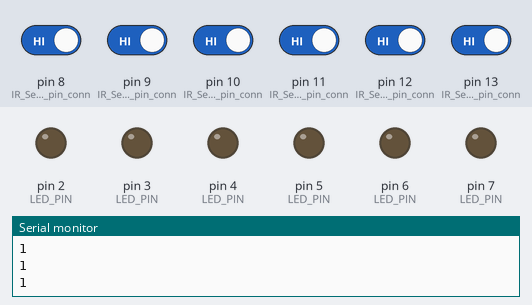
Recording of a sketch running on a simulated Arduino Uno, built with avr-gcc and run on an emulated ATmega328P. Shown: output pins drawn as LEDs (lit = HIGH), the last lines printed to the serial monitor. The inputs (shaded band) are chosen by the test bench; at power-on: pin 8 (IR_Sensor_output_pin_conn), pin 9 (IR_Sensor_output_pin_conn), pin 10 (IR_Sensor_output_pin_conn), pin 11 (IR_Sensor_output_pin_conn), pin 12 (IR_Sensor_output_pin_conn), pin 13 (IR_Sensor_output_pin_conn) HIGH.

Above: at 1.2 s.
1.3 s: pin 8 (IR_Sensor_output_pin_conn) driven LOW
At 1.9 s:
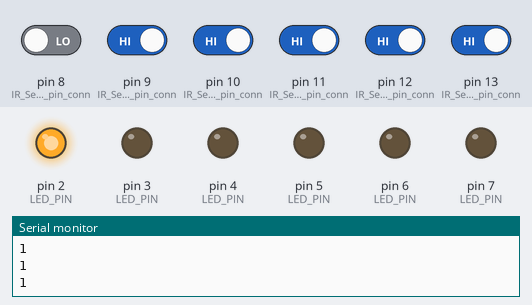
2.8 s: pin 9 (IR_Sensor_output_pin_conn) driven LOW
At 3.8 s:
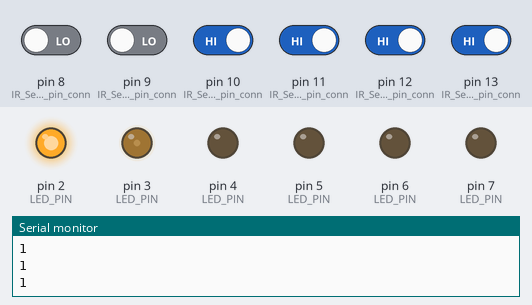
4.3 s: pin 10 (IR_Sensor_output_pin_conn) driven LOW
At 5.6 s:
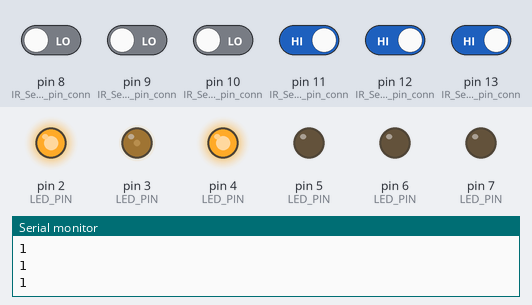
5.9 s: pin 11 (IR_Sensor_output_pin_conn) driven LOW
At 7.2 s:
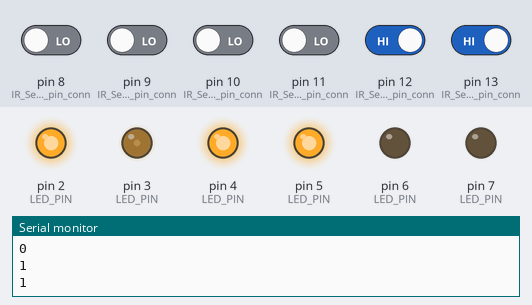
7.5 s: pin 12 (IR_Sensor_output_pin_conn) driven LOW
At 8.5 s:
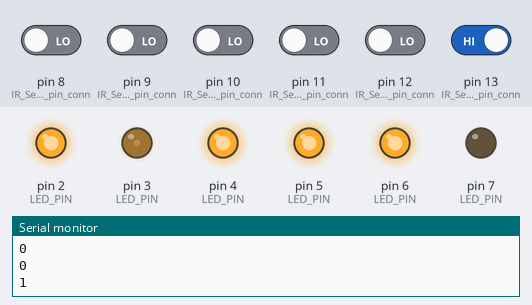
9.1 s: pin 13 (IR_Sensor_output_pin_conn) driven LOW
At 10.4 s:
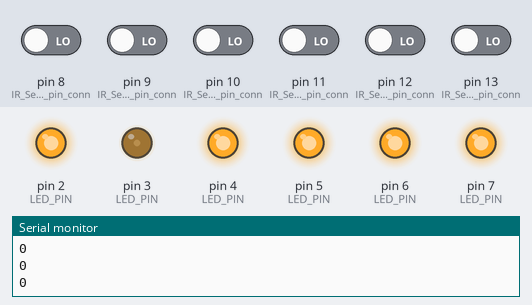
Timing chart, 0 to 11.7 s (numbered marks = the images above; inputs shaded):
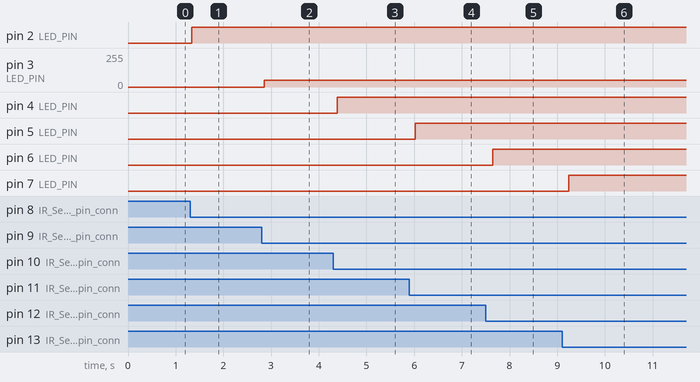

The sketch:

Street.light.ino
```cpp
 void setup()
 {
   Serial.begin(9600); // sensor buart rate
   pinMode(8,INPUT);  // IR Sensor output pin connected
   pinMode(9,INPUT);  // IR Sensor output pin connected
   pinMode(10,INPUT);  // IR Sensor output pin connected
   pinMode(11,INPUT);  // IR Sensor output pin connected
   pinMode(12,INPUT);  // IR Sensor output pin connected
   pinMode(13,INPUT);  // IR Sensor output pin connected
   pinMode(2,OUTPUT); // LED PIN
   pinMode(3,OUTPUT); // LED PIN
   pinMode(4,OUTPUT); // LED PIN
   pinMode(5,OUTPUT); // LED PIN
   pinMode(6,OUTPUT); // LED PIN
   pinMode(7,OUTPUT); // LED PIN
 }
 void loop()
 {
   int s1 = digitalRead(8); // IR Sensor Sensor output pin connected
   int s2 = digitalRead(9); // IR Sensor Sensor output pin connected
   int s3 = digitalRead(10); // IR Sensor Sensor output pin connected
   int s4 = digitalRead(11); // IR Sensor Sensor output pin connected
   int s5 = digitalRead(12); // IR Sensor Sensor output pin connected
   int s6 = digitalRead(13); // IR Sensor Sensor output pin connected
   Serial.println(s1); // see the value in serial mpnitor in Arduino IDE
   Serial.println(s2); // see the value in serial mpnitor in Arduino IDE
   Serial.println(s3); // see the value in serial mpnitor in Arduino IDE
   Serial.println(s4); // see the value in serial mpnitor in Arduino IDE
   Serial.println(s5); // see the value in serial mpnitor in Arduino IDE
   Serial.println(s6); // see the value in serial mpnitor in Arduino IDE
   delay(20);
  if(s1 == 0 )
  {
  digitalWrite(2,HIGH);// LED ON
   delay(20);
  }
  else
  {
   digitalWrite(2,LOW);  // LED OFF
  }
  if(s2 == 0 )
  {
   digitalWrite(3,HIGH);  // LED ON
   analogWrite(3,255/5);
   delay(20);
  }
  else
  {
   digitalWrite(3,LOW);  // LED OFF
  }
  if(s3 == 0 )
  {
   digitalWrite(4,HIGH); // LED ON
   delay(20);
  }
  else
  {
   digitalWrite(4,LOW); // LED OFF

  }
  if(s4 == 0 )
  {
   digitalWrite(5,HIGH); // LED ON
   delay(20);
  }
  else
  {
   digitalWrite(5,LOW);  // LED OFF
  }
  if(s5 == 0 )
  {
   digitalWrite(6,HIGH); // LED ON
   delay(20);
  }
  else
  {
   digitalWrite(6,LOW);  // LED OFF
  }
  if(s6 == 0 )
  {
   digitalWrite(7,HIGH); // LED ON
   delay(20);
  }
  else
  {
   digitalWrite(7,LOW);  // LED OFF
  }
  }
```

Measured:
- after the input at 1.3 s, pin 2 (LED_PIN): LOW → HIGH at once
- after the input at 2.8 s, pin 3 (LED_PIN): 0/255 → 51/255 after 0.06 s
- after the input at 4.3 s, pin 4 (LED_PIN): LOW → HIGH after 0.09 s
- after the input at 5.9 s, pin 5 (LED_PIN): LOW → HIGH after 0.12 s
- after the input at 7.5 s, pin 6 (LED_PIN): LOW → HIGH after 0.15 s
- after the input at 9.1 s, pin 7 (LED_PIN): LOW → HIGH after 0.14 s
